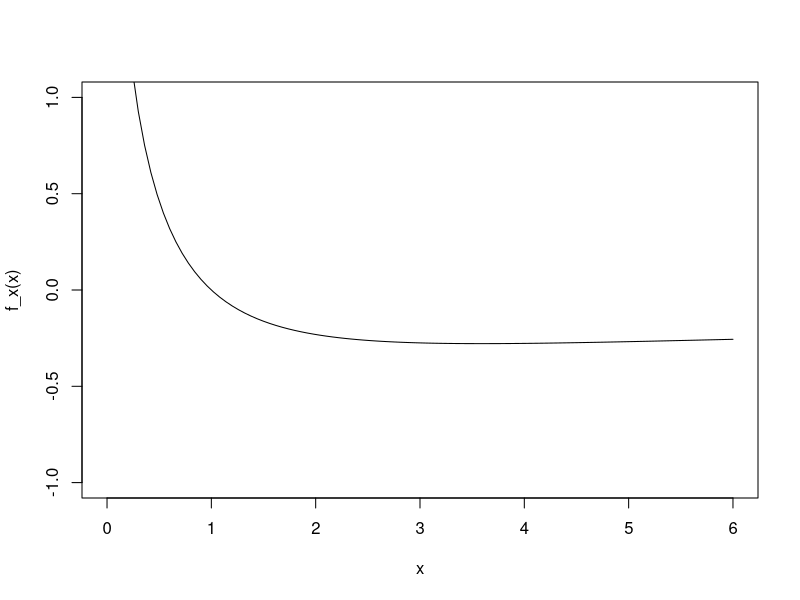
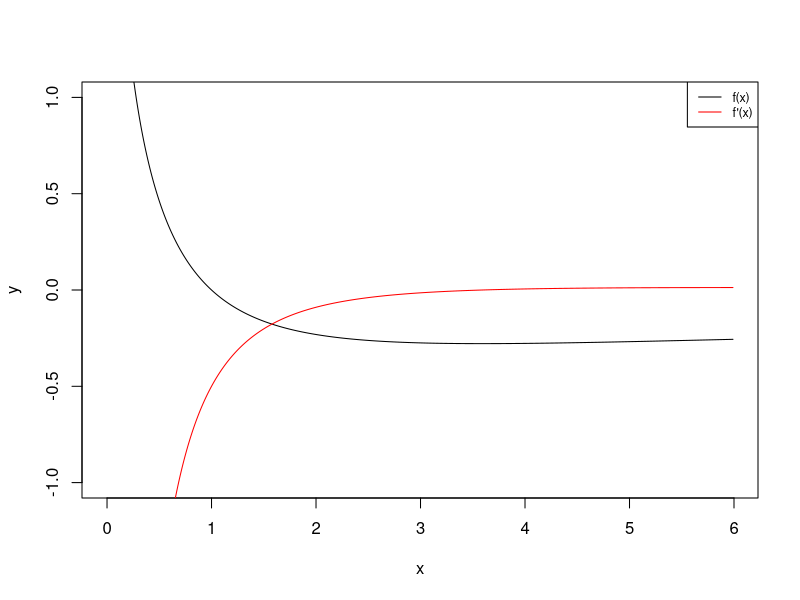

R code for these plots, in order:
## ---- chunk 1
f_x <- function(x) {
  return(-log(x)/(1+x))
}
f_x(0)
f_x(2)
## ---- chunk 2
curve(f_x, from = 0.0001, to = 6, ylim = c(-1, 1))
## ---- chunk 3
diff.quot <- function(x, h=0.0001) {
  return((f_x(x + h) - f_x(x))/ h)
}
## ---- chunk 4
x <- seq(from = 0.0001, to = 6, 0.01)
plot(x, f_x(x), 'l', ylim = c(-1, 1), xlab = 'x', ylab = 'y')
lines(x, diff.quot(x), col='red')
legend('topright', legend = c('f(x)', 'f\'(x)'), col=c('black','red'), lty=c(1,1), cex=0.75)
## ---- chunk 5
basic.grad.descent <- function(x, max.iter = 10000, stop.deriv = 1e-10, h = 0.0001, step.scale = 0.5) {
  
  iter <- 0
  deriv <- Inf
  
  for (i in 1:max.iter) {
    iter <- iter + 1
    deriv <- diff.quot(x, h)
    x <- x - step.scale*deriv
    if (abs(deriv) < stop.deriv) {break()}
  }
  
  optimize <- list(x = x, minimum = f_x(x), iterations = iter, converged = (iter < max.iter))
  return(optimize)
}
basic.grad.descent(x=1)
## ---- chunk 6
nlm(f_x, 1)
